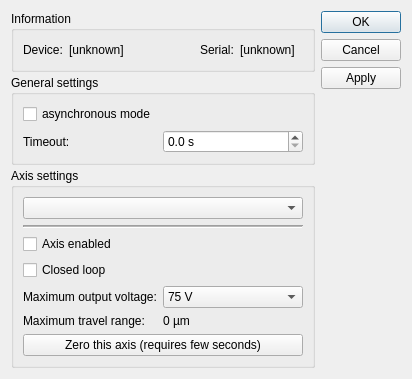
<?xml version="1.0" encoding="UTF-8"?>
<ui version="4.0">
 <class>DialogThorlabsBP</class>
 <widget class="QDialog" name="DialogThorlabsBP">
  <property name="geometry">
   <rect>
    <x>0</x>
    <y>0</y>
    <width>412</width>
    <height>341</height>
   </rect>
  </property>
  <property name="windowTitle">
   <string>Thorlabs BP</string>
  </property>
  <layout class="QHBoxLayout" name="horizontalLayout">
   <item>
    <layout class="QVBoxLayout" name="verticalLayout_2">
     <property name="spacing">
      <number>3</number>
     </property>
     <item>
      <widget class="QGroupBox" name="group1">
       <property name="title">
        <string>Information</string>
       </property>
       <layout class="QGridLayout" name="gridLayout_2">
        <item row="0" column="4">
         <widget class="QLabel" name="lblSerial">
          <property name="sizePolicy">
           <sizepolicy hsizetype="MinimumExpanding" vsizetype="Preferred">
            <horstretch>0</horstretch>
            <verstretch>0</verstretch>
           </sizepolicy>
          </property>
          <property name="text">
           <string>[unknown]</string>
          </property>
          <property name="wordWrap">
           <bool>true</bool>
          </property>
         </widget>
        </item>
        <item row="0" column="1">
         <widget class="QLabel" name="lblDevice">
          <property name="sizePolicy">
           <sizepolicy hsizetype="MinimumExpanding" vsizetype="Preferred">
            <horstretch>0</horstretch>
            <verstretch>0</verstretch>
           </sizepolicy>
          </property>
          <property name="text">
           <string>[unknown]</string>
          </property>
         </widget>
        </item>
        <item row="0" column="0">
         <widget class="QLabel" name="label">
          <property name="text">
           <string>Device:</string>
          </property>
         </widget>
        </item>
        <item row="0" column="2">
         <spacer name="horizontalSpacer">
          <property name="orientation">
           <enum>Qt::Horizontal</enum>
          </property>
          <property name="sizeHint" stdset="0">
           <size>
            <width>40</width>
            <height>20</height>
           </size>
          </property>
         </spacer>
        </item>
        <item row="0" column="3">
         <widget class="QLabel" name="label_6">
          <property name="text">
           <string>Serial:</string>
          </property>
         </widget>
        </item>
       </layout>
      </widget>
     </item>
     <item>
      <widget class="QGroupBox" name="groupGeneral">
       <property name="sizePolicy">
        <sizepolicy hsizetype="Preferred" vsizetype="Expanding">
         <horstretch>0</horstretch>
         <verstretch>0</verstretch>
        </sizepolicy>
       </property>
       <property name="title">
        <string>General settings</string>
       </property>
       <layout class="QGridLayout" name="gridLayout">
        <item row="2" column="0">
         <widget class="QLabel" name="label_11">
          <property name="text">
           <string>Timeout:</string>
          </property>
         </widget>
        </item>
        <item row="2" column="2">
         <widget class="QDoubleSpinBox" name="spinTimeout">
          <property name="sizePolicy">
           <sizepolicy hsizetype="MinimumExpanding" vsizetype="Fixed">
            <horstretch>0</horstretch>
            <verstretch>0</verstretch>
           </sizepolicy>
          </property>
          <property name="prefix">
           <string/>
          </property>
          <property name="suffix">
           <string> s</string>
          </property>
          <property name="decimals">
           <number>1</number>
          </property>
          <property name="minimum">
           <double>0.000000000000000</double>
          </property>
          <property name="maximum">
           <double>5000.000000000000000</double>
          </property>
          <property name="singleStep">
           <double>1.000000000000000</double>
          </property>
          <property name="value">
           <double>0.000000000000000</double>
          </property>
         </widget>
        </item>
        <item row="1" column="0">
         <widget class="QCheckBox" name="checkAsync">
          <property name="text">
           <string>asynchronous mode</string>
          </property>
         </widget>
        </item>
       </layout>
      </widget>
     </item>
     <item>
      <widget class="QGroupBox" name="groupAxis">
       <property name="minimumSize">
        <size>
         <width>0</width>
         <height>0</height>
        </size>
       </property>
       <property name="title">
        <string>Axis settings</string>
       </property>
       <layout class="QGridLayout" name="gridLayout_3">
        <item row="5" column="0">
         <widget class="QLabel" name="label_2">
          <property name="text">
           <string>Maximum travel range:</string>
          </property>
         </widget>
        </item>
        <item row="5" column="1">
         <widget class="QLabel" name="lblTravelRange">
          <property name="text">
           <string>0 µm</string>
          </property>
         </widget>
        </item>
        <item row="6" column="0" colspan="3">
         <widget class="QPushButton" name="btnCalib">
          <property name="text">
           <string>Zero this axis (requires few seconds)</string>
          </property>
         </widget>
        </item>
        <item row="0" column="0" colspan="3">
         <widget class="QComboBox" name="comboAxisSelector"/>
        </item>
        <item row="2" column="0" colspan="3">
         <widget class="QCheckBox" name="checkEnabled">
          <property name="text">
           <string>Axis enabled</string>
          </property>
         </widget>
        </item>
        <item row="3" column="0" colspan="3">
         <widget class="QCheckBox" name="checkControlMode">
          <property name="text">
           <string>Closed loop</string>
          </property>
         </widget>
        </item>
        <item row="1" column="0" colspan="3">
         <widget class="Line" name="line">
          <property name="lineWidth">
           <number>1</number>
          </property>
          <property name="midLineWidth">
           <number>1</number>
          </property>
          <property name="orientation">
           <enum>Qt::Horizontal</enum>
          </property>
         </widget>
        </item>
        <item row="4" column="0">
         <widget class="QLabel" name="label_12">
          <property name="text">
           <string>Maximum output voltage:</string>
          </property>
         </widget>
        </item>
        <item row="4" column="1" colspan="2">
         <widget class="QComboBox" name="comboMaximumVoltage">
          <item>
           <property name="text">
            <string>75 V</string>
           </property>
          </item>
          <item>
           <property name="text">
            <string>100 V</string>
           </property>
          </item>
          <item>
           <property name="text">
            <string>150 V</string>
           </property>
          </item>
         </widget>
        </item>
       </layout>
      </widget>
     </item>
     <item>
      <spacer name="verticalSpacer">
       <property name="orientation">
        <enum>Qt::Vertical</enum>
       </property>
       <property name="sizeHint" stdset="0">
        <size>
         <width>20</width>
         <height>40</height>
        </size>
       </property>
      </spacer>
     </item>
    </layout>
   </item>
   <item>
    <widget class="QDialogButtonBox" name="buttonBox">
     <property name="locale">
      <locale language="German" country="Germany"/>
     </property>
     <property name="orientation">
      <enum>Qt::Vertical</enum>
     </property>
     <property name="standardButtons">
      <set>QDialogButtonBox::Apply|QDialogButtonBox::Cancel|QDialogButtonBox::Ok</set>
     </property>
    </widget>
   </item>
  </layout>
 </widget>
 <resources/>
 <connections/>
</ui>
